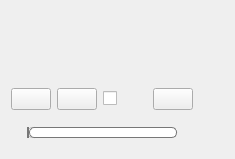
<?xml version="1.0" encoding="UTF-8"?>
<ui version="4.0">
 <class>Scene</class>
 <widget class="QWidget" name="Scene">
  <property name="geometry">
   <rect>
    <x>0</x>
    <y>0</y>
    <width>235</width>
    <height>159</height>
   </rect>
  </property>
  <property name="windowTitle">
   <string>Form</string>
  </property>
  <layout class="QGridLayout" name="gridLayout">
   <item row="0" column="0">
    <layout class="QHBoxLayout" name="horizontalLayout_2">
     <item>
      <layout class="QVBoxLayout" name="verticalLayout">
       <item>
        <widget class="QLabel" name="label">
         <property name="text">
          <string/>
         </property>
        </widget>
       </item>
       <item>
        <layout class="QHBoxLayout" name="horizontalLayout">
         <item>
          <widget class="QPushButton" name="pushButton">
           <property name="text">
            <string/>
           </property>
          </widget>
         </item>
         <item>
          <widget class="QPushButton" name="pushButton_2">
           <property name="text">
            <string/>
           </property>
          </widget>
         </item>
         <item>
          <widget class="QCheckBox" name="checkBox">
           <property name="text">
            <string/>
           </property>
          </widget>
         </item>
         <item>
          <spacer name="horizontalSpacer">
           <property name="orientation">
            <enum>Qt::Horizontal</enum>
           </property>
           <property name="sizeHint" stdset="0">
            <size>
             <width>40</width>
             <height>20</height>
            </size>
           </property>
          </spacer>
         </item>
         <item>
          <widget class="QPushButton" name="pushButton_3">
           <property name="text">
            <string/>
           </property>
          </widget>
         </item>
        </layout>
       </item>
       <item>
        <widget class="QSlider" name="horizontalSlider">
         <property name="styleSheet">
          <string notr="true">QSlider{
	height: 32px;
	margin-left: 16px;
	margin-right: 16px;
}

QSlider::groove:horizontal {
	border: 1px solid #bbb;
	background: white;
	height: 9px;
	border-radius: 5px;
}

QSlider::sub-page:horizontal {
	background: rgb(85, 170, 255);
	border: 1px solid #777;
	height: 9px;
	border-radius: 5px;
}

QSlider::add-page:horizontal {
	background: #fff;
	border: 1px solid #777;
	height: 9px;
	border-radius: 5px;
}

QSlider::handle:horizontal {
	background: transparent;
	image:url(:/icons/diamond.png);
	width: 32px;
	height: 32px;
	margin-top: -20px;
	margin-bottom: -20px;
	margin-right: -16px;
	margin-left: -16px;
}</string>
         </property>
         <property name="orientation">
          <enum>Qt::Horizontal</enum>
         </property>
        </widget>
       </item>
      </layout>
     </item>
     <item>
      <spacer name="horizontalSpacer_2">
       <property name="orientation">
        <enum>Qt::Horizontal</enum>
       </property>
       <property name="sizeHint" stdset="0">
        <size>
         <width>40</width>
         <height>20</height>
        </size>
       </property>
      </spacer>
     </item>
    </layout>
   </item>
  </layout>
 </widget>
 <resources/>
 <connections/>
</ui>
